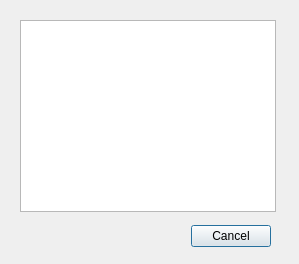
<?xml version="1.0" encoding="UTF-8"?>
<ui version="4.0">
 <class>sort_dialog</class>
 <widget class="QDialog" name="sort_dialog">
  <property name="geometry">
   <rect>
    <x>0</x>
    <y>0</y>
    <width>299</width>
    <height>264</height>
   </rect>
  </property>
  <property name="windowTitle">
   <string>Sort results</string>
  </property>
  <widget class="QDialogButtonBox" name="buttonBox">
   <property name="geometry">
    <rect>
     <x>10</x>
     <y>220</y>
     <width>261</width>
     <height>32</height>
    </rect>
   </property>
   <property name="orientation">
    <enum>Qt::Horizontal</enum>
   </property>
   <property name="standardButtons">
    <set>QDialogButtonBox::Cancel</set>
   </property>
  </widget>
  <widget class="QTableView" name="tableView">
   <property name="geometry">
    <rect>
     <x>20</x>
     <y>20</y>
     <width>256</width>
     <height>192</height>
    </rect>
   </property>
   <property name="whatsThis">
    <string/>
   </property>
  </widget>
 </widget>
 <resources/>
 <connections>
  <connection>
   <sender>buttonBox</sender>
   <signal>rejected()</signal>
   <receiver>sort_dialog</receiver>
   <slot>reject()</slot>
   <hints>
    <hint type="sourcelabel">
     <x>316</x>
     <y>260</y>
    </hint>
    <hint type="destinationlabel">
     <x>286</x>
     <y>274</y>
    </hint>
   </hints>
  </connection>
  <connection>
   <sender>buttonBox</sender>
   <signal>accepted()</signal>
   <receiver>sort_dialog</receiver>
   <slot>accept()</slot>
   <hints>
    <hint type="sourcelabel">
     <x>248</x>
     <y>254</y>
    </hint>
    <hint type="destinationlabel">
     <x>157</x>
     <y>274</y>
    </hint>
   </hints>
  </connection>
 </connections>
</ui>
